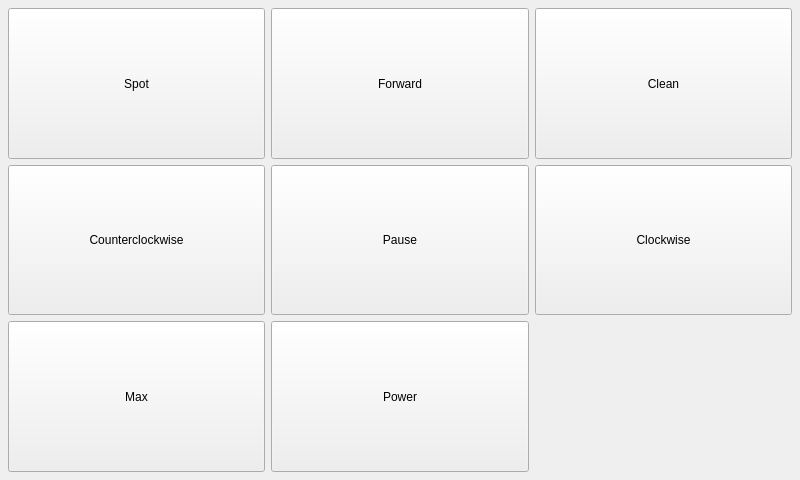
<?xml version="1.0" encoding="UTF-8"?>
<ui version="4.0">
 <class>PIRRoombaForm</class>
 <widget class="QWidget" name="PIRRoombaForm">
  <property name="geometry">
   <rect>
    <x>0</x>
    <y>0</y>
    <width>800</width>
    <height>480</height>
   </rect>
  </property>
  <property name="windowTitle">
   <string>Form</string>
  </property>
  <layout class="QGridLayout" name="gridLayout">
   <property name="margin">
    <number>8</number>
   </property>
   <item row="0" column="0">
    <widget class="QPushButton" name="spotButton">
     <property name="sizePolicy">
      <sizepolicy hsizetype="Minimum" vsizetype="Expanding">
       <horstretch>0</horstretch>
       <verstretch>0</verstretch>
      </sizepolicy>
     </property>
     <property name="text">
      <string>Spot</string>
     </property>
    </widget>
   </item>
   <item row="0" column="1">
    <widget class="QPushButton" name="forwardButton">
     <property name="sizePolicy">
      <sizepolicy hsizetype="Minimum" vsizetype="Expanding">
       <horstretch>0</horstretch>
       <verstretch>0</verstretch>
      </sizepolicy>
     </property>
     <property name="text">
      <string>Forward</string>
     </property>
    </widget>
   </item>
   <item row="0" column="2">
    <widget class="QPushButton" name="cleanButton">
     <property name="sizePolicy">
      <sizepolicy hsizetype="Minimum" vsizetype="Expanding">
       <horstretch>0</horstretch>
       <verstretch>0</verstretch>
      </sizepolicy>
     </property>
     <property name="text">
      <string>Clean</string>
     </property>
    </widget>
   </item>
   <item row="1" column="0">
    <widget class="QPushButton" name="ccwButton">
     <property name="sizePolicy">
      <sizepolicy hsizetype="Minimum" vsizetype="Expanding">
       <horstretch>0</horstretch>
       <verstretch>0</verstretch>
      </sizepolicy>
     </property>
     <property name="text">
      <string>Counterclockwise</string>
     </property>
    </widget>
   </item>
   <item row="1" column="1">
    <widget class="QPushButton" name="pauseButton">
     <property name="sizePolicy">
      <sizepolicy hsizetype="Minimum" vsizetype="Expanding">
       <horstretch>0</horstretch>
       <verstretch>0</verstretch>
      </sizepolicy>
     </property>
     <property name="text">
      <string>Pause</string>
     </property>
     <property name="icon">
      <iconset resource="../PierogiResources.qrc">
       <normaloff>:/icons/playback_pause_icon&amp;48.png</normaloff>:/icons/playback_pause_icon&amp;48.png</iconset>
     </property>
     <property name="iconSize">
      <size>
       <width>48</width>
       <height>48</height>
      </size>
     </property>
    </widget>
   </item>
   <item row="1" column="2">
    <widget class="QPushButton" name="cwButton">
     <property name="sizePolicy">
      <sizepolicy hsizetype="Minimum" vsizetype="Expanding">
       <horstretch>0</horstretch>
       <verstretch>0</verstretch>
      </sizepolicy>
     </property>
     <property name="text">
      <string>Clockwise</string>
     </property>
    </widget>
   </item>
   <item row="2" column="0">
    <widget class="QPushButton" name="maxButton">
     <property name="sizePolicy">
      <sizepolicy hsizetype="Minimum" vsizetype="Expanding">
       <horstretch>0</horstretch>
       <verstretch>0</verstretch>
      </sizepolicy>
     </property>
     <property name="text">
      <string>Max</string>
     </property>
    </widget>
   </item>
   <item row="2" column="1">
    <widget class="QPushButton" name="powerButton">
     <property name="sizePolicy">
      <sizepolicy hsizetype="Minimum" vsizetype="Expanding">
       <horstretch>0</horstretch>
       <verstretch>0</verstretch>
      </sizepolicy>
     </property>
     <property name="text">
      <string>Power</string>
     </property>
     <property name="icon">
      <iconset resource="../PierogiResources.qrc">
       <normaloff>:/icons/on-off_icon&amp;48.png</normaloff>:/icons/on-off_icon&amp;48.png</iconset>
     </property>
     <property name="iconSize">
      <size>
       <width>48</width>
       <height>48</height>
      </size>
     </property>
    </widget>
   </item>
  </layout>
 </widget>
 <resources>
  <include location="../PierogiResources.qrc"/>
 </resources>
 <connections>
  <connection>
   <sender>PIRRoombaForm</sender>
   <signal>spotEnabled(bool)</signal>
   <receiver>spotButton</receiver>
   <slot>setEnabled(bool)</slot>
   <hints>
    <hint type="sourcelabel">
     <x>399</x>
     <y>239</y>
    </hint>
    <hint type="destinationlabel">
     <x>136</x>
     <y>85</y>
    </hint>
   </hints>
  </connection>
  <connection>
   <sender>PIRRoombaForm</sender>
   <signal>forwardEnabled(bool)</signal>
   <receiver>forwardButton</receiver>
   <slot>setEnabled(bool)</slot>
   <hints>
    <hint type="sourcelabel">
     <x>399</x>
     <y>239</y>
    </hint>
    <hint type="destinationlabel">
     <x>399</x>
     <y>85</y>
    </hint>
   </hints>
  </connection>
  <connection>
   <sender>PIRRoombaForm</sender>
   <signal>cleanEnabled(bool)</signal>
   <receiver>cleanButton</receiver>
   <slot>setEnabled(bool)</slot>
   <hints>
    <hint type="sourcelabel">
     <x>399</x>
     <y>239</y>
    </hint>
    <hint type="destinationlabel">
     <x>663</x>
     <y>85</y>
    </hint>
   </hints>
  </connection>
  <connection>
   <sender>PIRRoombaForm</sender>
   <signal>ccwEnabled(bool)</signal>
   <receiver>ccwButton</receiver>
   <slot>setEnabled(bool)</slot>
   <hints>
    <hint type="sourcelabel">
     <x>399</x>
     <y>239</y>
    </hint>
    <hint type="destinationlabel">
     <x>136</x>
     <y>241</y>
    </hint>
   </hints>
  </connection>
  <connection>
   <sender>PIRRoombaForm</sender>
   <signal>pauseEnabled(bool)</signal>
   <receiver>pauseButton</receiver>
   <slot>setEnabled(bool)</slot>
   <hints>
    <hint type="sourcelabel">
     <x>399</x>
     <y>239</y>
    </hint>
    <hint type="destinationlabel">
     <x>399</x>
     <y>241</y>
    </hint>
   </hints>
  </connection>
  <connection>
   <sender>PIRRoombaForm</sender>
   <signal>cwEnabled(bool)</signal>
   <receiver>cwButton</receiver>
   <slot>setEnabled(bool)</slot>
   <hints>
    <hint type="sourcelabel">
     <x>399</x>
     <y>239</y>
    </hint>
    <hint type="destinationlabel">
     <x>663</x>
     <y>241</y>
    </hint>
   </hints>
  </connection>
  <connection>
   <sender>PIRRoombaForm</sender>
   <signal>maxEnabled(bool)</signal>
   <receiver>maxButton</receiver>
   <slot>setEnabled(bool)</slot>
   <hints>
    <hint type="sourcelabel">
     <x>399</x>
     <y>239</y>
    </hint>
    <hint type="destinationlabel">
     <x>136</x>
     <y>398</y>
    </hint>
   </hints>
  </connection>
  <connection>
   <sender>PIRRoombaForm</sender>
   <signal>powerEnabled(bool)</signal>
   <receiver>powerButton</receiver>
   <slot>setEnabled(bool)</slot>
   <hints>
    <hint type="sourcelabel">
     <x>399</x>
     <y>239</y>
    </hint>
    <hint type="destinationlabel">
     <x>399</x>
     <y>398</y>
    </hint>
   </hints>
  </connection>
 </connections>
 <slots>
  <signal>spotEnabled(bool)</signal>
  <signal>forwardEnabled(bool)</signal>
  <signal>cleanEnabled(bool)</signal>
  <signal>ccwEnabled(bool)</signal>
  <signal>pauseEnabled(bool)</signal>
  <signal>cwEnabled(bool)</signal>
  <signal>maxEnabled(bool)</signal>
  <signal>powerEnabled(bool)</signal>
 </slots>
</ui>
